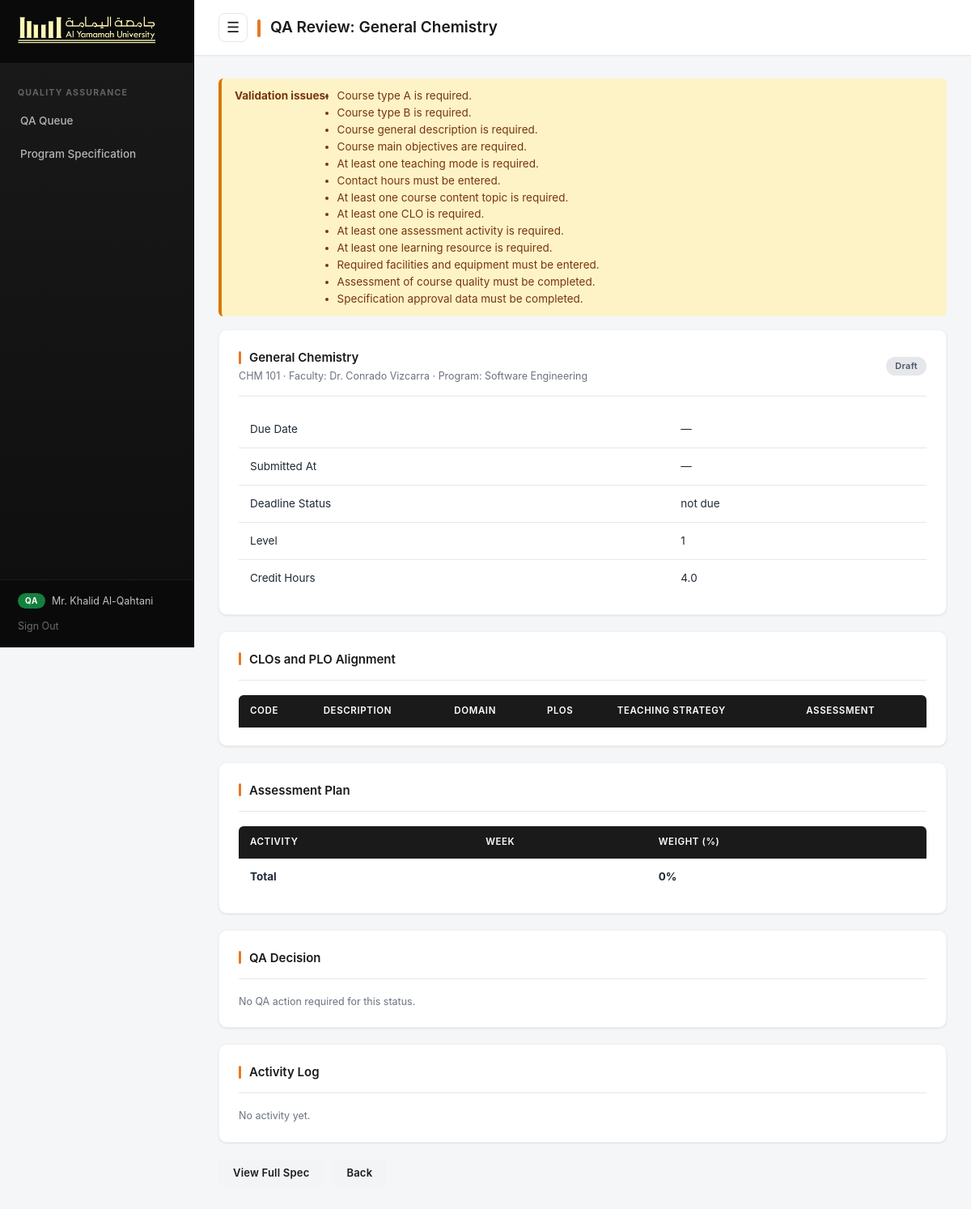
Page /qa/course_review.php?id=2 (signed in) on the committed database.
### tables this page shows
CREATE TABLE `course_specs` (
  `course_id` int NOT NULL,
  `program_id` int DEFAULT NULL,
  `faculty_id` int DEFAULT NULL,
  `course_title` varchar(200) NOT NULL,
  `course_code` varchar(50) DEFAULT NULL,
  `credit_hours` decimal(4,1) DEFAULT NULL,
  `course_type` varchar(100) DEFAULT NULL,
  `teaching_mode` varchar(100) DEFAULT NULL,
  `course_level` int DEFAULT NULL,
  `prerequisites` varchar(200) DEFAULT NULL,
  `corequisites` varchar(200) DEFAULT NULL,
  `course_description` text,
  `objectives` text,
  `learning_resources` text,
  `version` varchar(20) DEFAULT '1.0',
  `status` enum('draft','pending_hod','pending_qa','approved') DEFAULT 'draft',
  `created_at` datetime DEFAULT CURRENT_TIMESTAMP,
  `updated_at` datetime DEFAULT CURRENT_TIMESTAMP ON UPDATE CURRENT_TIMESTAMP
);

CREATE TABLE `user` (
  `user_id` int NOT NULL,
  `username` varchar(100) NOT NULL,
  `password` varchar(255) NOT NULL,
  `role` enum('faculty','hod','qa') NOT NULL,
  `full_name` varchar(150) DEFAULT NULL,
  `department` varchar(150) DEFAULT NULL,
  `created_at` datetime DEFAULT CURRENT_TIMESTAMP
);

CREATE TABLE `program_specs` (
  `program_id` int NOT NULL,
  `program_name` varchar(200) NOT NULL,
  `program_code` varchar(50) DEFAULT NULL,
  `college` varchar(150) DEFAULT NULL,
  `department` varchar(150) DEFAULT NULL,
  `credit_hours` int DEFAULT NULL,
  `qualification_level` varchar(100) DEFAULT NULL,
  `mission` text,
  `goals` text,
  `program_aims` text,
  `program_structure` text
);

### includes/course_validation.php (called while the page is built, shortened)
<?php
function aqmsTableExists(PDO $pdo, string $tableName): bool {
    try {
        $stmt = $pdo->prepare('SHOW TABLES LIKE ?');
        $stmt->execute([$tableName]);
        return (bool)$stmt->fetchColumn();
    } catch (Exception $e) {
        return false;
    }
}
function aqmsColumnExists(PDO $pdo, string $tableName, string $columnName): bool {
    try {
        $stmt = $pdo->prepare("SHOW COLUMNS FROM `$tableName` LIKE ?");
        $stmt->execute([$columnName]);
        return (bool)$stmt->fetchColumn();
    } catch (Exception $e) {
        return false;
    }
}
function aqmsValidateCourseSpecification(PDO $pdo, array $course, bool $strict = true): array {
    $errors = [];
    $courseId = intval($course['course_id'] ?? 0);
    $requiredCourseFields = [
        'course_title' => 'Course title is required.',
        'course_code' => 'Course code is required.',
        'program_id' => 'Program is required.',
        'credit_hours' => 'Credit hours are required.',
        'course_level' => 'Course level/year is required.',
        'course_type' => 'Course type A is required.',
        'required_elective' => 'Course type B is required.',
        'course_description' => 'Course general description is required.',
        'objectives' => 'Course main objectives are required.'
    ];
    foreach ($requiredCourseFields as $field => $message) {
        if (!isset($course[$field]) || trim((string)$course[$field]) === '') $errors[] = $message;
    }
    $teachingModes = $pdo->prepare('SELECT COUNT(*) FROM teaching_modes WHERE course_id = ?');
    $teachingModes->execute([$courseId]);
    if ((int)$teachingModes->fetchColumn() === 0) $errors[] = 'At least one teaching mode is required.';
    $contactHours = $pdo->prepare('SELECT COUNT(*) FROM contact_hours WHERE course_id = ? AND hours IS NOT NULL AND hours > 0');
    $contactHours->execute([$courseId]);
    if ((int)$contactHours->fetchColumn() === 0) $errors[] = 'Contact hours must be entered.';
    $topics = $pdo->prepare('SELECT COUNT(*) FROM course_topics WHERE course_id = ? AND TRIM(topic_text) != ""');
    $topics->execute([$courseId]);
    if ((int)$topics->fetchColumn() === 0) $errors[] = 'At least one course content topic is required.';
    $clos = $pdo->prepare('SELECT clo_id, clo_code, description FROM course_learning_outcomes WHERE course_id = ?');
    $clos->execute([$courseId]);
    $cloRows = $clos->fetchAll(PDO::FETCH_ASSOC);
    if (empty($cloRows)) {
        $errors[] = 'At least one CLO is required.';
    }
    $assessmentFields = 'id, activity_name, timing_week, percentage';
    if (aqmsColumnExists($pdo, 'assessments', 'rubric')) $assessmentFields .= ', rubric';
    if (aqmsColumnExists($pdo, 'assessments', 'performance_task')) $assessmentFields .= ', performance_task';
    $assessments = $pdo->prepare("SELECT $assessmentFields FROM assessments WHERE course_id = ?");
    $assessments->execute([$courseId]);
    $assessmentRows = $assessments->fetchAll(PDO::FETCH_ASSOC);
    if (empty($assessmentRows)) {
        $errors[] = 'At least one assessment activity is required.';
    }
    $resources = $pdo->prepare('SELECT COUNT(*) FROM resources WHERE course_id = ? AND TRIM(resource_text) != ""');
    $resources->execute([$courseId]);
    if ((int)$resources->fetchColumn() === 0) $errors[] = 'At least one learning resource is required.';
    if (aqmsTableExists($pdo, 'course_facilities')) {
        $facilities = $pdo->prepare('SELECT COUNT(*) FROM course_facilities WHERE course_id = ? AND TRIM(resources) != ""');
        $facilities->execute([$courseId]);
        if ((int)$facilities->fetchColumn() === 0) $errors[] = 'Required facilities and equipment must be entered.';
    }
    if (aqmsTableExists($pdo, 'course_quality')) {
        $quality = $pdo->prepare('SELECT COUNT(*) FROM course_quality WHERE course_id = ? AND TRIM(assessor) != "" AND TRIM(assessment_method) != ""');
        $quality->execute([$courseId]);
        if ((int)$quality->fetchColumn() === 0) $errors[] = 'Assessment of course quality must be completed.';
    }
    if ($strict && aqmsTableExists($pdo, 'course_approval')) {
        $approval = $pdo->prepare('SELECT COUNT(*) FROM course_approval WHERE course_id = ? AND TRIM(council_committee) != "" AND TRIM(reference_no) != "" AND approval_date IS NOT NULL');
        $approval->execute([$courseId]);
        if ((int)$approval->fetchColumn() === 0) $errors[] = 'Specification approval data must be completed.';
    }
    return array_values(array_unique($errors));
}

### qa/course_review.php (the view, shortened to what this page needs)
<?php
require_once '../db.php';
require_once '../includes/course_validation.php';
$course_id = intval($_GET['id'] ?? 0);
$stmt = $pdo->prepare('SELECT cs.*, ps.program_name, u.full_name as faculty_name FROM course_specs cs LEFT JOIN program_specs ps ON cs.program_id = ps.program_id LEFT JOIN user u ON cs.faculty_id = u.user_id WHERE cs.course_id = ?');
$stmt->execute([$course_id]);
$course = $stmt->fetch();
$page_title = 'QA Review: ' . $course['course_title'];
$validation_errors = aqmsValidateCourseSpecification($pdo, $course, true);
$assessments = $pdo->prepare('SELECT * FROM assessments WHERE course_id = ? ORDER BY timing_week');
$assessments->execute([$course_id]);
$assessments = $assessments->fetchAll();
$logs = $pdo->prepare('SELECT al.*, u.full_name, u.role FROM approval_log al JOIN user u ON al.user_id = u.user_id WHERE al.course_id = ? ORDER BY al.created_at DESC');
$logs->execute([$course_id]);
$logs = $logs->fetchAll();
include '../includes/header.php';
?>
<?php if (!empty($validation_errors)): ?>
<div class="alert alert-warning"><strong>Validation issues:</strong><ul><?php foreach ($validation_errors as $item): ?><li><?php echo htmlspecialchars($item); ?></li><?php endforeach; ?></ul></div>
<?php endif; ?>
<div class="card">
    <div class="card-header">
        <div>
            <h2><?php echo htmlspecialchars($course['course_title']); ?></h2>
            <small class="text-muted"><?php echo htmlspecialchars($course['course_code']); ?> · Faculty: <?php echo htmlspecialchars($course['faculty_name']); ?> · Program: <?php echo htmlspecialchars($course['program_name'] ?? '—'); ?></small>
        </div>
        <span class="status-badge status-<?php echo $course['status']; ?>"><?php echo ucwords(str_replace('_', ' ', $course['status'])); ?></span>
    </div>
    <table>
        <tr><td>Due Date</td><td><?php echo htmlspecialchars($course['due_date'] ?? '—'); ?></td></tr>
        <tr><td>Submitted At</td><td><?php echo htmlspecialchars($course['submitted_at'] ?? '—'); ?></td></tr>
        <tr><td>Deadline Status</td><td><?php echo htmlspecialchars(str_replace('_', ' ', $course['deadline_status'] ?? 'not_due')); ?></td></tr>
        <tr><td>Level</td><td><?php echo htmlspecialchars($course['course_level']); ?></td></tr>
        <tr><td>Credit Hours</td><td><?php echo htmlspecialchars($course['credit_hours']); ?></td></tr>
    </table>
</div>
<div class="card">
    <div class="card-header"><h2>CLOs and PLO Alignment</h2></div>
    <table>
        <thead><tr><th>Code</th><th>Description</th><th>Domain</th><th>PLOs</th><th>Teaching Strategy</th><th>Assessment</th></tr></thead>
    </table>
</div>
<div class="card">
    <div class="card-header"><h2>Assessment Plan</h2></div>
    <table>
        <thead><tr><th>Activity</th><th>Week</th><th>Weight (%)</th></tr></thead>
        <tbody>
        <?php $total = 0; foreach ($assessments as $a): $total += $a['percentage']; ?>
            <tr><td><?php echo htmlspecialchars($a['activity_name']); ?></td><td><?php echo htmlspecialchars($a['timing_week']); ?></td><td><?php echo htmlspecialchars($a['percentage']); ?>%</td></tr>
        <?php endforeach; ?>
        <tr><td colspan="2"><strong>Total</strong></td><td><strong><?php echo $total; ?>%</strong></td></tr>
        </tbody>
    </table>
</div>
<div class="card">
    <div class="card-header"><h2>QA Decision</h2></div>
    <?php if ($course['status'] === 'pending_qa'): ?>
    <form method="POST">
        <div class="form-group"><label for="comment">Comment</label><textarea id="comment" name="comment" rows="5" placeholder="Optional for approval. Required if returning to faculty."></textarea></div>
        <button type="submit" name="action" value="approve" class="btn btn-success" <?php echo !empty($validation_errors) ? 'disabled' : ''; ?>>Final Approve</button>
        <button type="submit" name="action" value="reject" class="btn btn-danger">Return to Faculty</button>
    </form>
    <?php elseif ($course['status'] === 'approved'): ?>
        <p class="text-muted">This course specification has been fully approved.</p>
    <?php else: ?>
        <p class="text-muted">No QA action required for this status.</p>
    <?php endif; ?>
</div>
<div class="card">
    <div class="card-header"><h2>Activity Log</h2></div>
    <?php if (empty($logs)): ?><p class="text-muted">No activity yet.</p><?php endif; ?>
</div>
<div style="display:flex; gap:10px; margin-bottom:20px;">
    <a href="<?php echo BASE_URL; ?>/course/view.php?id=<?php echo $course_id; ?>" class="btn btn-ghost" target="_blank">View Full Spec</a>
    <a href="dashboard.php" class="btn btn-ghost">Back</a>
</div>
<?php include '../includes/footer.php'; ?>

### includes/header.php (shortened to what this page needs)
<?php
$role = $_SESSION['role'] ?? '';
$name = $_SESSION['name'] ?? $_SESSION['username'] ?? '';
$b = BASE_URL;
$current = $_SERVER['SCRIPT_NAME'];
function navActive($current, $needle) {
    return strpos($current, $needle) !== false ? 'active' : '';
}
?>
<!DOCTYPE html>
<html lang="en">
<head>
    <link rel="stylesheet" href="<?php echo $b; ?>/assets/style.css">
    <link rel="stylesheet" href="<?php echo $b; ?>/assets/aqms_form_fix.css">
    <link rel="stylesheet" href="<?php echo $b; ?>/assets/course_template_overrides.css">
</head>
<body>
<div class="layout">
    <aside class="sidebar" id="appSidebar">
        <div class="sidebar-brand">
            <img src="<?php echo $b; ?>/assets/yu-logo.png" alt="Al Yamamah University" onerror="this.style.display='none'; document.getElementById('brand-fallback').style.display='block';">
        </div>
        <nav class="sidebar-nav">
            <?php if ($role === 'faculty'): ?>
                <div class="nav-section">Faculty</div>
                <a href="<?php echo $b; ?>/faculty/dashboard.php" class="<?php echo navActive($current, 'faculty/dashboard'); ?>"><span class="label">My Courses</span></a>
                <a href="<?php echo $b; ?>/faculty/course_create.php" class="<?php echo navActive($current, 'course_create'); ?>"><span class="label">New Course Spec</span></a>
                <a href="<?php echo $b; ?>/mapping.php" class="<?php echo navActive($current, 'mapping.php'); ?>"><span class="label">CLO-PLO Mapping</span></a>
            <?php elseif ($role === 'qa'): ?>
                <div class="nav-section">Quality Assurance</div>
                <a href="<?php echo $b; ?>/qa/dashboard.php" class="<?php echo navActive($current, 'qa/dashboard'); ?>"><span class="label">QA Queue</span></a>
                <a href="<?php echo $b; ?>/program/edit.php" class="<?php echo navActive($current, 'program/edit'); ?>"><span class="label">Program Specification</span></a>
            <?php endif; ?>
        </nav>
        <div class="sidebar-footer">
            <div class="user-info"><span class="role-badge role-<?php echo $role; ?>"><?php echo strtoupper($role); ?></span><span><?php echo htmlspecialchars($name); ?></span></div>
            <a href="<?php echo $b; ?>/logout.php" class="logout-link">Sign Out</a>
        </div>
    </aside>
    <main class="main-content">
        <div class="topbar"><div style="display:flex; align-items:center; gap:12px;"><button type="button" class="sidebar-toggle no-print" id="sidebarToggle" aria-label="Toggle sidebar">☰</button><h1 class="page-title"><span class="topbar-accent"></span><?php echo htmlspecialchars($page_title ?? 'Dashboard'); ?></h1></div></div>
        <div class="content-body">

### assets/aqms_form_fix.css (style rules this page uses)
.sidebar-toggle { width: 36px; height: 36px; border: 1px solid var(--border); background: #fff; color: var(--yu-black); border-radius: 8px; cursor: pointer; font-size: 18px; line-height: 1; }

### rows in the picture
course_specs: course_title "QA Review: General Chemistry", course_title "General Chemistry", course_code "CHM 101", faculty.full_name "Dr. Conrado Vizcarra", program.program_name "Software Engineering", status "Draft", due_date "—", submitted_at "—", deadline_status "not due", course_level "1", credit_hours "4.0"

### other values in the picture
$role "QA"
$name "Mr. Khalid Al-Qahtani"
$item "Course type A is required."
$item "Course type B is required."
$item "Course general description is required."
$item "Course main objectives are required."
$item "At least one teaching mode is required."
$item "Contact hours must be entered."
$item "At least one course content topic is required."
$item "At least one CLO is required."
$item "At least one assessment activity is required."
$item "At least one learning resource is required."
$item "Required facilities and equipment must be entered."
$item "Assessment of course quality must be completed."
$item "Specification approval data must be completed."
